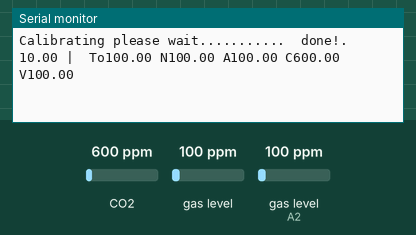
This sketch was run on a simulated Arduino Uno, built with avr-gcc and run on an emulated ATmega328P. Shown: the last lines printed to the serial monitor. Inputs (shaded band) come from the test bench; at power-on: CO2 600 ppm, gas level (sensor on A2) 100 ppm, gas level 100 ppm.

Above: at 1.2 s.
1.3 s: CO2 set to 452 ppm
At 4.9 s:
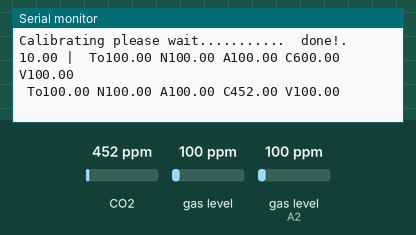
9.5 s: gas level (sensor on A2) set to 20 ppm
At 12.5 s:
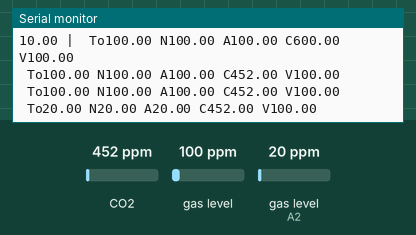
13.2 s: gas level (sensor 0) set to 20 ppm
At 16.7 s:
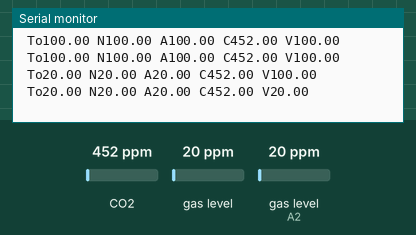
16.9 s: gas level (sensor on A2) set to 250 ppm
At 20.5 s:
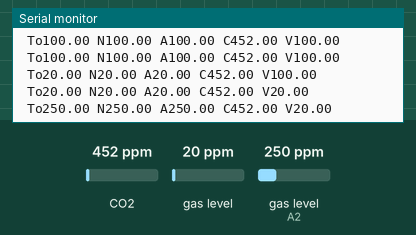
20.6 s: CO2 set to 1050 ppm
At 24.4 s:
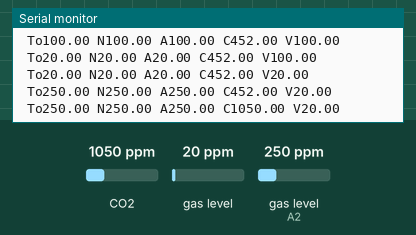
Timing chart, 0 to 25.3 s (numbered marks = the images above; inputs shaded):
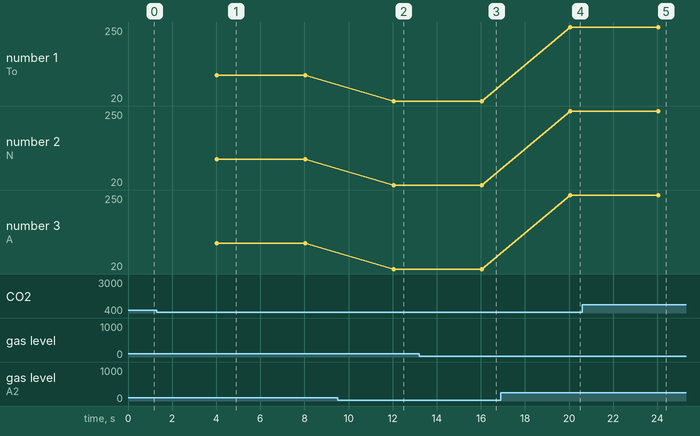

The sketch:

data_send_esp.ino
```cpp
// CCS811------------
#include "Adafruit_CCS811.h"

Adafruit_CCS811 ccs;
// CCS811------------
// MQ135-------------
#include <Wire.h>
#include <MQUnifiedsensor.h>
#define Board ("Arduino UNO")
#define Pin135 (A2)              // Analog input 2 of your arduino
#define RatioMQ135CleanAir (3.6) // RS / R0 = 10 ppm
#define ADC_Bit_Resolution (10)  // 10 bit ADC
#define Voltage_Resolution (5)   // Volt resolution to calc the voltage
#define Type ("Arduino UNO")     // Board used
// Declare Sensor
MQUnifiedsensor MQ135(Board, Voltage_Resolution, ADC_Bit_Resolution, Pin135, Type);

// global variables
float CO2, Toluene, NH4, Acetone;
float TVOC;
String data;

void MQinit()
{
  MQ135.init();
  MQ135.setRegressionMethod(1); //_PPM =  a*ratio^b
  MQ135.setR0(9.03);
}

// MQ135-------------

void setup()
{
  // put your setup code here, to run once:
  Serial.begin(9600);
  // start mq
  MQinit();

  // start ccs811
  if (!ccs.begin())
  {
    Serial.println("Failed to start sensor! Please check your wiring.");
    while (1);
  }else{
    MQCalibration();
  }

  // Wait for the sensor to be ready
  while (!ccs.available())
    ;
}

void loop()
{
  // put your main code here, to run repeatedly:

  MQ();
  data = data + " To" + String(Toluene);
  data = data + " N" + String(NH4);
  data = data + " A" + String(Acetone);

  CCS811();
  data = data + " C" + String(CO2);
  data = data + " V" + String(TVOC);
  Serial.println(data);
  data = "";

  delay(4000);
}

// MQ function

void MQ()
{
  MQ135.update();
  // MQ135.setA(110.47); MQ135.setB(-2.862); //CO2
  // CO2 = MQ135.readSensor();

  MQ135.setA(44.947);
  MQ135.setB(-3.445); // Toluene
  Toluene = MQ135.readSensor();

  MQ135.setA(102.2);
  MQ135.setB(-2.473); // NH4
  NH4 = MQ135.readSensor();

  MQ135.setA(34.668);
  MQ135.setB(-3.369); // Acetone
  Acetone = MQ135.readSensor();
}

// CCS811 function
void CCS811()
{
  if (ccs.available())
  {
    if (!ccs.readData())
    {
      CO2 = ccs.geteCO2();
      TVOC = ccs.getTVOC();
    }
    else
    {
      Serial.println("ERROR!");
      while (1);
    }
  }
}

void printAll(){
  Serial.print("Toluene:  ");
  Serial.println(Toluene);
  Serial.print("NH4:  ");
  Serial.println(NH4);
  Serial.print("Acetone:  ");
  Serial.println(Acetone);
  Serial.print("CO2:  ");
  Serial.println(CO2);
  Serial.print("TVOC:  ");
  Serial.println(TVOC);
}

void MQCalibration(){
  Serial.print("Calibrating please wait.");
  float MQ135calcR0 = 0;

  for (int i = 1; i <= 10; i ++)
  {
    //Update the voltage lectures
    MQ135.update();
    MQ135calcR0 += MQ135.calibrate(RatioMQ135CleanAir);
    Serial.print(".");
  }

  MQ135.setR0(MQ135calcR0 / 10);
  Serial.println("  done!.");
  Serial.print(MQ135calcR0 / 10); Serial.print(" | ");
}
```

Measured:
- after the input at 1.3 s, the serial monitor: prints a new line after 2.7 s (image 1)
- after the input at 9.5 s, the serial monitor: prints a new line after 2.5 s (image 2)
- after the input at 13.2 s, the serial monitor: prints a new line after 2.8 s (image 3)
- after the input at 16.9 s, the serial monitor: prints a new line after 3.1 s (image 4)
- after the input at 20.6 s, the serial monitor: prints a new line after 3.5 s (image 5)
- plotted number 1: 100 → 20 after the input at 9.5 s, 20 → 250 after the input at 16.9 s
- plotted number 2: 100 → 20 after the input at 9.5 s, 20 → 250 after the input at 16.9 s
- plotted number 3: 100 → 20 after the input at 9.5 s, 20 → 250 after the input at 16.9 s
